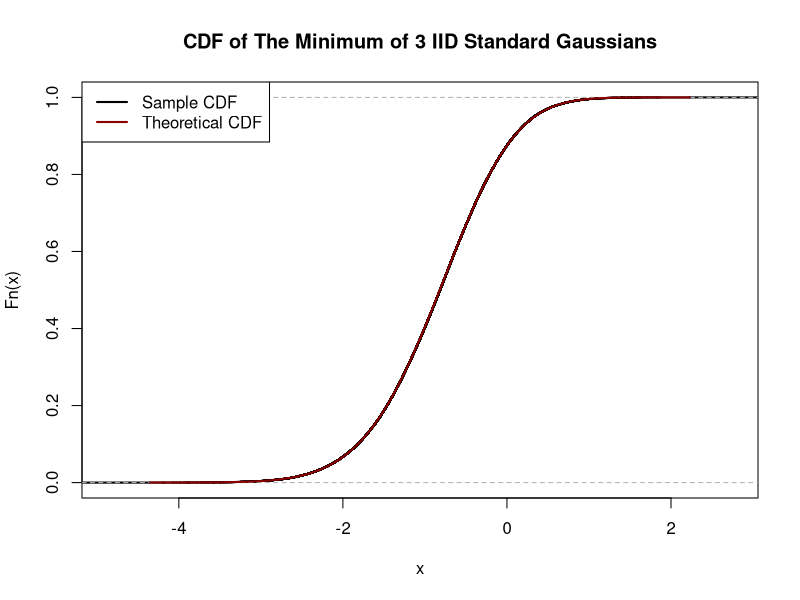
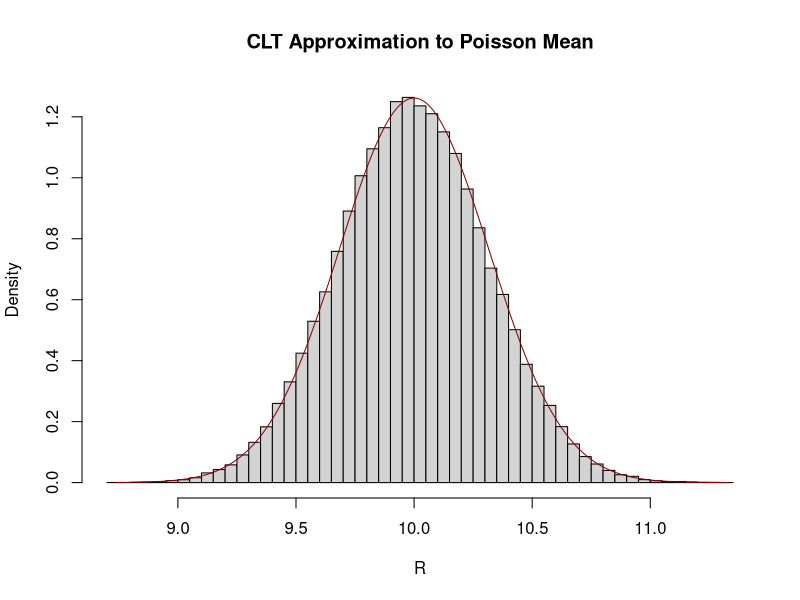
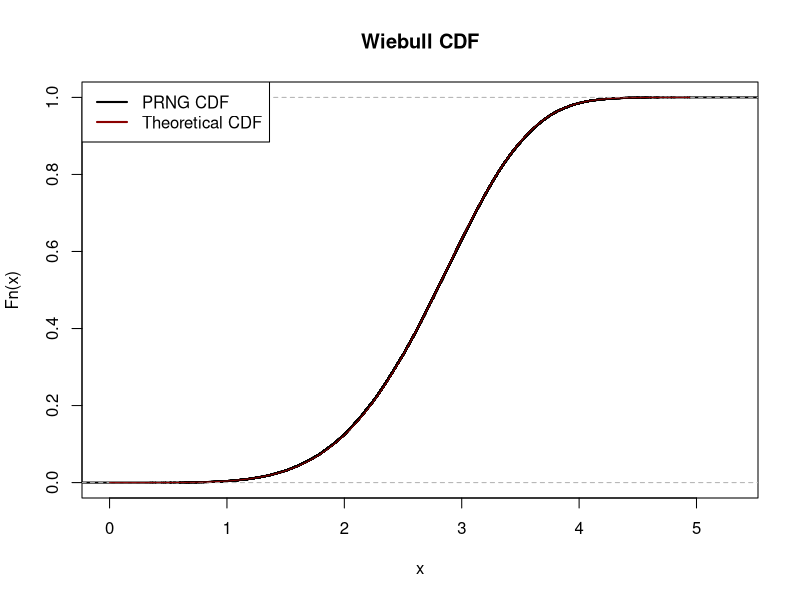
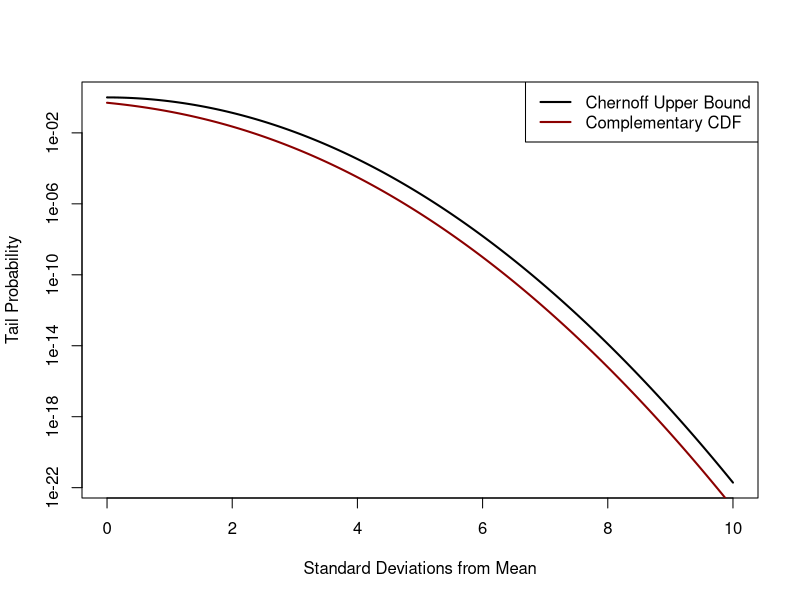

These charts were generated, in order, by the following R code:
## ---- chunk 1
n  <- 1e5
Z1 <- rnorm(n)
Z2 <- rnorm(n)
Z3 <- rnorm(n)

Z_star <- pmin(Z1, Z2, Z3)

CDF_Z_star <- ecdf(Z_star)

z <- seq(min(Z_star), max(Z_star), length.out=401)

CDF_theoretical <- 1 - (1-pnorm(z))^3

plot(CDF_Z_star, lwd=2, col="black", 
     main="CDF of The Minimum of 3 IID Standard Gaussians")
lines(z, CDF_theoretical, lwd=2, col="red4")
legend("topleft", col=c("black", "red4"), lwd=2, 
       legend=c("Sample CDF", "Theoretical CDF"))
## ---- chunk 2
R <- replicate(1e5, {
    X <- rpois(100, 10)
    mean(X)
})

hist(R, breaks=50, probability = TRUE, 
     main="CLT Approximation to Poisson Mean")

rr <- seq(min(R), max(R), length.out=401)
lines(rr, dnorm(rr, mean=10, sd=sqrt(0.1)), col="red4")
## ---- chunk 3
n <- 1e7
X <- rnorm(n, 5, 1)

mean(1/X)

var(1/X)
## ---- chunk 4
R <- replicate(1e6, {
    p <- rbeta(10, 2, 5)
    sum(rbinom(10, size=1, prob=p))
})

mean(R)
## ---- chunk 5
R <- replicate(5e5, {
    U <- runif(50)
    sum(U)
})

mean(R > 27.5)
## ---- chunk 6
library(dplyr)
SAMPLES <- replicate(1e6, {
    R <- sample(1:6, 1)
    additional_rolls <- sample(1:6, 100, replace=TRUE)
    c(R = R, N = min(which(additional_rolls >= R)))
})

data.frame(t(SAMPLES)) |>
    group_by(R) |>
    summarize(sample_mean = mean(N), 
              count = n()) |>
    mutate(theoretical_mean = 6/(7-R), 
           prob = count / sum(count))
## ---- chunk 7
data.frame(t(SAMPLES)) |>
    summarize(mean(N)) |> 
    pull(1)
## ---- chunk 8
n <- 1e7
X <- rbeta(n, 3, 5)
mean(1 - X)
## ---- chunk 9
rWiebull <- function(n, k, theta){
    U <- runif(n)
    k * (-log(U))^(1/theta)
}
## ---- chunk 10
X <- rWiebull(1e5, 3, 5)
X_cdf <- ecdf(X)

plot(X_cdf, main="Wiebull CDF", lwd=2)

x <- seq(0, max(X), length.out=401)
W_cdf <- 1-exp(-(x/3)^5)

lines(x, W_cdf, col="red4")
legend("topleft", 
       col=c("black", "red4"), 
       lwd = 2, 
       legend=c("PRNG CDF", "Theoretical CDF"))
## ---- chunk 11
#| warning: false
pWiebull <- function(x) 1 - exp(-(x/3)^5)
ks.test(X, pWiebull)
## ---- chunk 12
#| cache: true
n <- 1e7
X <- rlnorm(n, meanlog=5, sdlog=3)
var(X)
## ---- chunk 13
exp(28) - exp(19)
## ---- chunk 14
var(X) / (exp(28) - exp(19))
## ---- chunk 15
#| cache: true
sample_variance <- replicate(100, {
    n <- 1e7
    X <- rlnorm(n, meanlog=5, sdlog=3)
    var(X)
})

## Relative Range
max(sample_variance) / min(sample_variance)

## Coefficient of Variation
sd(sample_variance) / mean(sample_variance)
## ---- chunk 16
n <- 1e7
X <- rnorm(n, mean=5, sd=3)
mean(X^2)

5^2 + 3^2
## ---- chunk 17
exp(-(3^2)/2)

pnorm(3, lower.tail=FALSE)
## ---- chunk 18
z <- seq(0, 10, length.out=201)
chernoff <- exp(-z^2/2)
cdf <- pnorm(z, lower.tail=FALSE)

plot(z, chernoff, lwd=2, log="y", type="l", 
     xlab="Standard Deviations from Mean", 
     ylab="Tail Probability")
lines(z, cdf, col="red4", lwd=2)

legend("topright", col=c("black", "red4"), lwd=2, 
       legend=c("Chernoff Upper Bound", "Complementary CDF"))
## ---- chunk 19
n <- 1e6
Z <- rnorm(n)
V <- rchisq(n, df=6)

StudentT <- Z / sqrt(V / 6)
mean(StudentT^2)
## ---- chunk 20
n <- 5e6
X <- rnorm(n)
Y <- rnorm(n)
R2 <- X^2 + Y^2
cov(R2, X)
